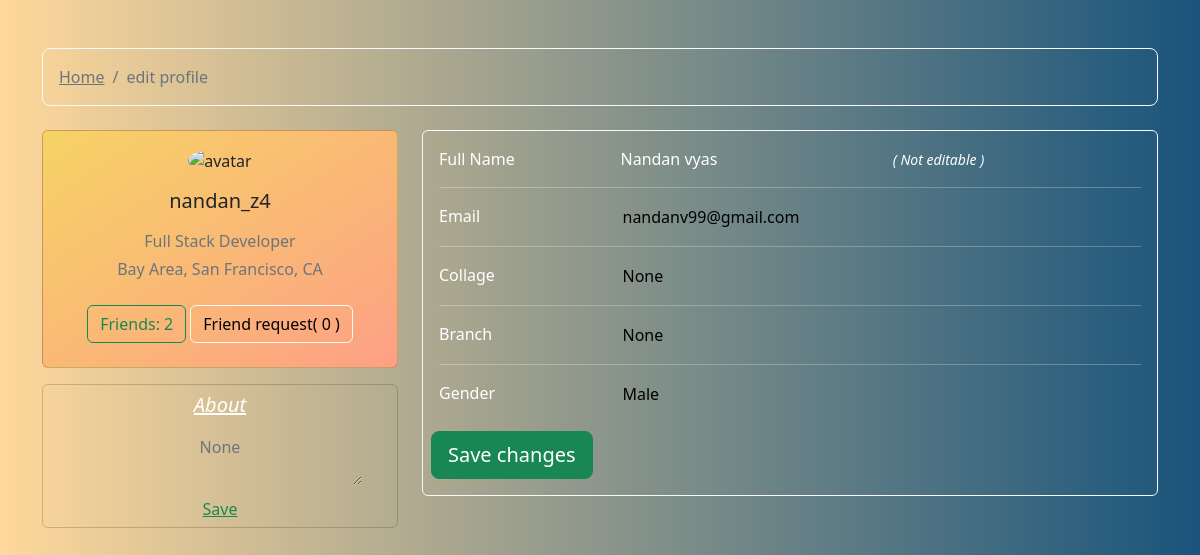
Before: /editprofile (signed in) with the older database file.
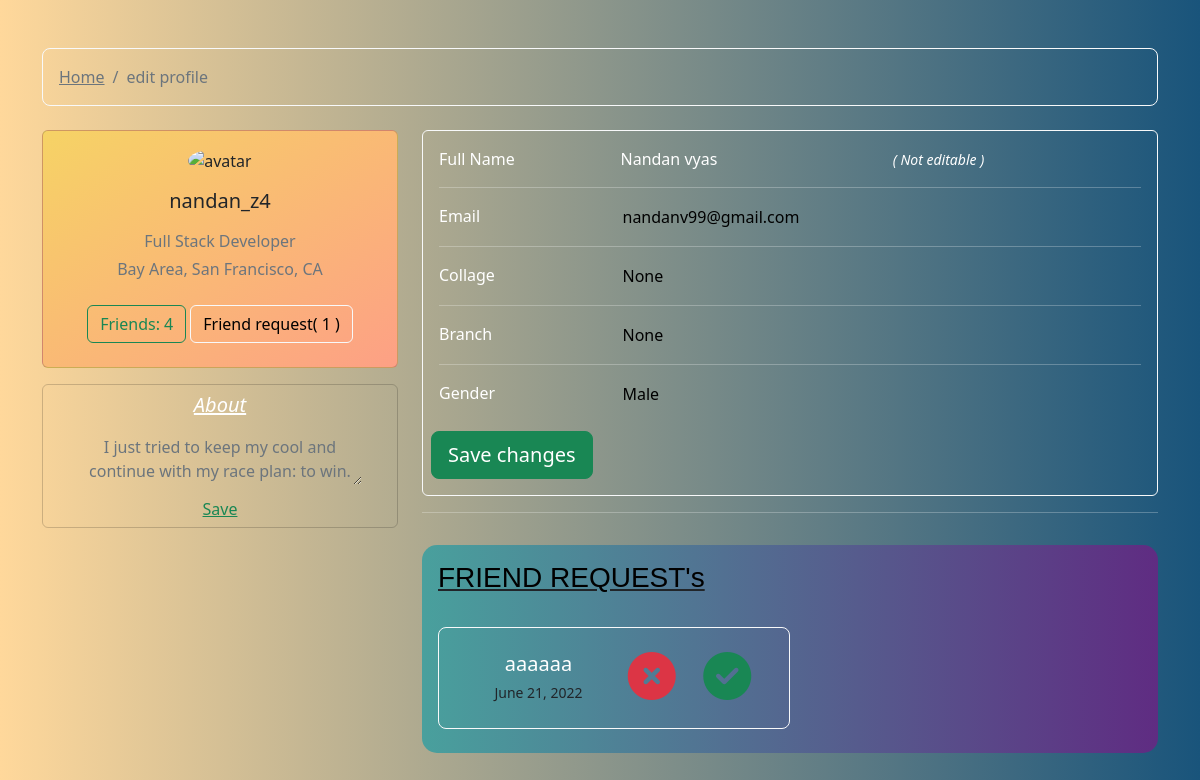
After: the same page with the newer database file.
### Frnz_Accounts/models.py (models this page shows, shortened)
class user_profile(models.Model):
    user=models.OneToOneField(User,on_delete=models.CASCADE,default=0)
    id = models.AutoField(primary_key=True)
    image = models.ImageField(upload_to ='expimg/',null=True,blank=True)
    fullname = models.CharField(max_length=200,null=True,blank=True)
    gender = models.CharField(max_length=10,null=True,blank=True)
    branch = models.CharField(max_length=20,null=True,blank=True)
    interests = models.ManyToManyField(Interset,null=True,blank=True)
    want_synergy=models.BooleanField(blank=True, null=True)
    collage=models.CharField(max_length=200,blank=True, null=True)
    about = models.CharField(max_length=2000,blank=True, null=True)
    friends=models.ManyToManyField("self",related_name="friends")
    @staticmethod
    def getUserProfileByUserId(user):
        userProfileobj = user_profile.objects.get(user = user)
        return userProfileobj

class Friend_request(models.Model):
    id = models.AutoField(primary_key=True)
    sender_user=models.ForeignKey(user_profile,on_delete=models.CASCADE,related_name="sender")
    receiver_user=models.ForeignKey(user_profile,on_delete=models.CASCADE,related_name="receiver")
    timestamp=models.DateField(default=datetime.datetime.now())
    status=models.BooleanField(default=False)
    @staticmethod
    def getReceiverFriendRequest(user):
        return Friend_request.objects.filter(receiver_user=user)

### Frnz_Accounts/views.py (the view)
# urls.py: path('editprofile',views.edit_profile,name="editprofile"),
@login_required(login_url='/login')
def edit_profile(request):
    user1=user_profile.getUserProfileByUserId(request.user)
    get_user=User.objects.get(username__contains=request.user)
    print(user1.user.email)
    friend_req=Friend_request.getReceiverFriendRequest(user1)
    total_friends=user1.friends.all()
    friendlist=[]
    for i in friend_req:
        if(i.status==False):
            friendlist.append(i)
    param={ 'data':user1,
            'user':get_user,
            'friendscount':len(friendlist),
            'friends_req':friendlist,
            'total_friends':len(total_friends)}
    return render(request,"user_personal/edit_profile.html",param)

### templates/user_personal/edit_profile.html (shortened to what the changed rows need)
<!doctype html>
<html lang="en">
  <head>
    {% load static %}
    <link rel="stylesheet" href="{% static 'css/profile_page.css' %}">
    <link rel="stylesheet" href="https://cdnjs.cloudflare.com/ajax/libs/font-awesome/6.1.1/css/all.min.css" />
    <link rel="stylesheet" href="https://cdn.jsdelivr.net/npm/bootstrap@5.2.0-beta1/dist/css/bootstrap.min.css">
  </head>
  <body style="background: #ffd89b;  /* fallback for old browsers */
  background: -webkit-linear-gradient(to right,#ffd89b , #19547b);
  background: linear-gradient(to right,#ffd89b , #19547b); ">
    <div class="">
        <div class="container py-5">
          <div class="row">
            <div class="col-lg-4">
              <div class="card gradient-custom mb-3">
                <div class="card-body text-center">
                  <img src="https://mdbcdn.b-cdn.net/img/Photos/new-templates/bootstrap-chat/ava3.webp" alt="avatar"
                    class="rounded-circle img-fluid" style="width: 150px;">
                  <h5 class="my-3">{{ data.user.username }}</h5>
                  <p class="text-muted mb-1">Full Stack Developer</p>
                  <p class="text-muted mb-4">Bay Area, San Francisco, CA</p>
                  <div class="d-flex justify-content-center mb-2">
                    <button type="button" class="btn btn-transparent btn-outline-success">Friends: {{ total_friends }}</button>
                    <button type="button" class="btn btn-outline-light text-black ms-1">Friend request( {{ friendscount }} )</button>
                  </div>
                </div>
              </div>
              <div class="card mb-4 mb-lg-0 bg-transparent">
                <div class="card-body p-0">
                  <div class="row ">
                    <div class="col-12 text-center">
                      <textarea type="text" class="bg-transparent  text-center border-0 text-muted"
                       style="width:80%;" >{{data.about}}</textarea>
                    </div>
                  </div>
                </div>
              </div>
            </div>
            <div class="col-lg-8">
              <div class="card mb-2 bg-transparent border-light ">
                <div class="card-body">
                  <div class="row">
                    <div class="col-sm-9">
                      <div class="row ">
                        <div class="col-6">
                          <p class="text-white mb-0">{{ data.fullname }}</p>
                        </div>
                      </div>
                    </div>
                  </div>
                  <div class="row">
                    <div class="col-sm-9">
                      <input class="bg-transparent border-0" type="email" value="{{ data.collage }}">
                    </div>
                  </div>
                  <div class="row">
                    <div class="col-sm-9">
                      <input class="bg-transparent border-0" type="email" value="{{ data.branch }}">
                    </div>
                  </div>
                  <div class="row">
                    <div class="col-sm-9">
                      <input class="bg-transparent border-0" type="gender" name="gender" value="{{ data.gender }}">
                    </div>
                  </div>
                </div>
                <div class="row mb-2">
                </div>
              </div>
              {% if friendscount != 0 %}
              <hr class="text-white">
              <div class="row mt-0">
                <div class="col-md-12 mt-0">
                  <div class="card mb-4 mb-md-0 bg-transparent border-0">
                    <div class="card-body my-3" style="background: #5f2c82;  /* fallback for old browsers */
                    background: -webkit-linear-gradient(to right, #49a09d, #5f2c82);  /* Chrome 10-25, Safari 5.1-6 */
                    background: linear-gradient(to right, #49a09d, #5f2c82);border-radius: 15px;
                    ">
                      <u><h3 class="mb-4 text-black" style="font-family:'Trebuchet MS', 'Lucida Sans Unicode', 'Lucida Grande', 'Lucida Sans', Arial, sans-serif;">FRIEND REQUEST's </h3></u>
                      <div class="row p-0 m-0">
                        {% for i in friends_req %}
                        <div class="col-md-6 text-center border border-light rounded-3 p-3 my-2  ">
                          <div class="row py-2 mx-2">
                            <div class="col-6">
                              <div class="row">
                                <div class="col-12">
                                  <h5 class="mb-1 text-white" >{{ i.sender_user.user.username }}</h5>
                                </div>
                                <div class="col-12">
                                  <small>{{ i.timestamp }}</small>
                                </div>
                              </div>
                            </div>
                            <div class="col-3">
                              <a class="" href="/declinereq/{{ i.sender_user.id }}"><i class="fa-solid fa-circle-xmark fa-3x text-danger"></i></a>
                            </div>
                            <div class="col-3">
                              <a class="" href="/acceptreq/{{ i.sender_user.id }}"><i class="fas fa-circle-check fa-3x text-success"></i></a>
                            </div>
                          </div>
                        </div>
                        {% endfor %}
                      </div>
                    </div>
                  </div>
                </div>
              </div>
              {% endif %}
            </div>
          </div>
        </div>
      </div>
  </body>
</html>

Changed rows visible on the page:
changed user_profile "Nandan vyas": about "None" → "I just tried to keep my cool and continue with my race plan: to win."
added Friend_request: sender_user.user.username "aaaaaa", timestamp "June 21, 2022"
Other visible differences:
{{ total_friends }}: "2" → "4"
{{ friendscount }}: "0" → "1"
text now shown: "FRIEND REQUEST's"
